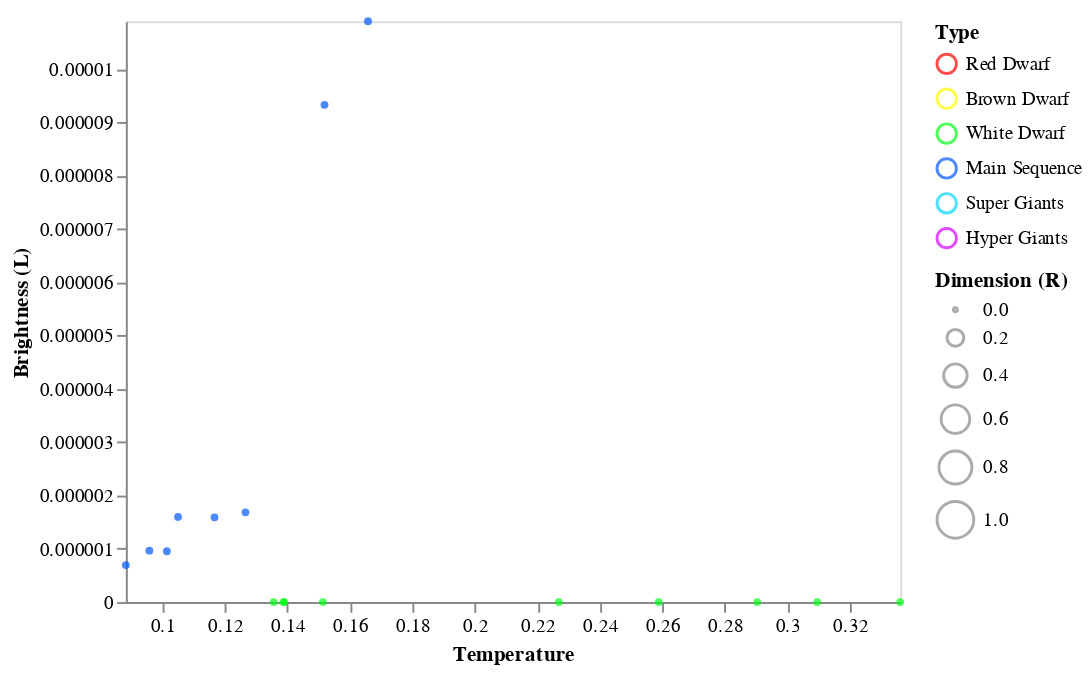

Write notebook code for a chart like this one.
### Markdown cell above
In questo grafico possiamo vedere come in questa classe spettrale siano presenti tre tipi diversi di stelle di dimensione, luminosità e temperatura variabile. Bisogna notare come la temperatura di tutte le stelle di questa classe spettrale sia particolarmente bassa. 

Le stelle di dimensione maggiore appartengono al gruppo delle Hyper Giants mentre le stelle delle altre categorie sono molto piccole. A tal proprosito è possibile notare come le White Dwarf siano talmente piccole da perdersi nel grafico e le Main Sequence hanno una luminosità bassissima, prossima allo zero

### Code cell
data = dataset[dataset['Spectral_Class'] == 'F']

alt.Chart(data).mark_point().encode( 
    
    x = alt.X('Temperature',
         scale = alt.Scale(domain = (min(data.Temperature), max(data.Temperature))),
         axis = alt.Axis(format='K', title='Temperature', grid = False)
         ),
    
    y = alt.Y('L',
         scale = alt.Scale(domain = (min(data.L), max(data.L))),
         axis = alt.Axis(format='K', title='Brightness (L)', grid = False)
         ),
    
    size = alt.Size('R', 
                    scale = alt.Scale(domain = [0, 1]), 
                    legend = alt.Legend(title = 'Dimension (R)')
                   ),
    
    color = alt.Color('Type', scale=alt.
                    Scale(domain=dom, range=rng))
    
)

### Figure 1 — Vega-Lite specification as saved in the notebook (floating-point values rounded to 4 significant figures)
{"config": {"view": {"continuousWidth": 400, "continuousHeight": 300}}, "data": {"name": "data-9a960f97dfa036163367df3768b1faae"}, "mark": "point", "encoding": {"color": {"type": "nominal", "field": "Type", "scale": {"domain": ["Red Dwarf", "Brown Dwarf", "White Dwarf", "Main Sequence", "Super Giants", "Hyper Giants"], "range": ["#fc0000", "#fffb00", "#00ff15", "#0055ff", "#00d5ff", "#d400ff"]}}, "size": {"type": "quantitative", "field": "R", "legend": {"title": "Dimension (R)"}, "scale": {"domain": [0, 1]}}, "x": {"type": "quantitative", "axis": {"format": "K", "grid": false, "title": "Temperature"}, "field": "Temperature", "scale": {"domain": [0.08831, 0.3361]}}, "y": {"type": "quantitative", "axis": {"format": "K", "grid": false, "title": "Brightness (L)"}, "field": "L", "scale": {"domain": [0.0, 1.089e-05]}}}, "$schema": "https://vega.github.io/schema/vega-lite/v4.8.1.json", "datasets": {"data-9a960f97dfa036163367df3768b1faae": [{"Temperature": 0.1388, "L": 1.06e-10, "R": 1.334e-06, "A_M": 0.8177, "Color": "White", "Spectral_Class": "F", "Type": "White Dwarf"}, {"Temperature": 0.2903, "L": 5.886e-12, "R": 7.39e-07, "A_M": 0.7552, "Color": "White", "Spectral_Class": "F", "Type": "White Dwarf"}, {"Temperature": 0.1514, "L": 3.532e-11, "R": 2.258e-06, "A_M": 0.8252, "Color": "White", "Spectral_Class": "F", "Type": "White Dwarf"}, {"Temperature": 0.2588, "L": 8.241e-11, "R": 1.334e-06, "A_M": 0.7664, "Color": "White", "Spectral_Class": "F", "Type": "White Dwarf"}, {"Temperature": 0.139, "L": 0.0, "R": 2.361e-06, "A_M": 0.813, "Color": "Yellow", "Spectral_Class": "F", "Type": "White Dwarf"}, {"Temperature": 0.1014, "L": 9.535e-07, "R": 0.0004576, "A_M": 0.5306, "Color": "White-Yellow", "Spectral_Class": "F", "Type": "Main Sequence"}, {"Temperature": 0.1266, "L": 1.683e-06, "R": 0.0005705, "A_M": 0.4481, "Color": "White-Yellow", "Spectral_Class": "F", "Type": "Main Sequence"}, {"Temperature": 0.1167, "L": 1.589e-06, "R": 0.0004986, "A_M": 0.4644, "Color": "White-Yellow", "Spectral_Class": "F", "Type": "Main Sequence"}, {"Temperature": 0.105, "L": 1.597e-06, "R": 0.0005633, "A_M": 0.5122, "Color": "White-Yellow", "Spectral_Class": "F", "Type": "Main Sequence"}, {"Temperature": 0.09585, "L": 9.641e-07, "R": 0.0005038, "A_M": 0.53, "Color": "White-Yellow", "Spectral_Class": "F", "Type": "Main Sequence"}, {"Temperature": 0.1356, "L": 2.472e-10, "R": 1.848e-06, "A_M": 0.8133, "Color": "White-Yellow", "Spectral_Class": "F", "Type": "White Dwarf"}, {"Temperature": 0.2269, "L": 7.064e-11, "R": 4.106e-07, "A_M": 0.7486, "Color": "White", "Spectral_Class": "F", "Type": "White Dwarf"}, {"Temperature": 0.3095, "L": 1.177e-10, "R": 2.669e-07, "A_M": 0.7783, "Color": "White", "Spectral_Class": "F", "Type": "White Dwarf"}, {"Temperature": 0.08831, "L": 6.945e-07, "R": 0.0004627, "A_M": 0.5444, "Color": "White-Yellow", "Spectral_Class": "F", "Type": "Main Sequence"}, {"Temperature": 0.1519, "L": 9.324e-06, "R": 0.0006834, "A_M": 0.449, "Color": "White-Yellow", "Spectral_Class": "F", "Type": "Main Sequence"}, {"Temperature": 0.3361, "L": 3.532e-11, "R": 2.669e-07, "A_M": 0.7758, "Color": "White", "Spectral_Class": "F", "Type": "White Dwarf"}, {"Temperature": 0.1658, "L": 1.089e-05, "R": 0.0009862, "A_M": 0.3421, "Color": "White-Yellow", "Spectral_Class": "F", "Type": "Main Sequence"}]}}
